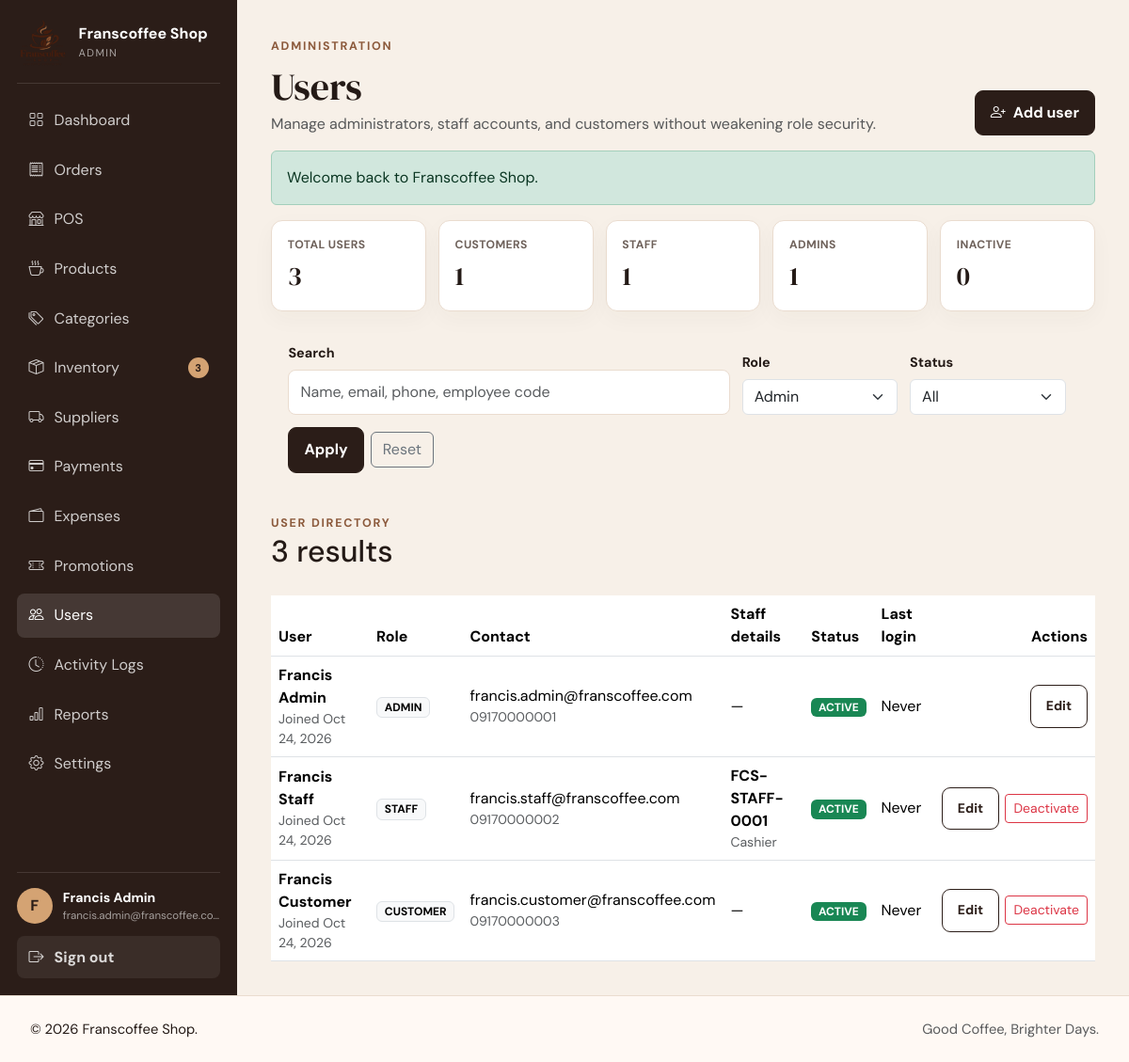
The page /admin/users.php (signed in) on the database its author committed.
### tables this page shows
CREATE TABLE users (
    id BIGINT UNSIGNED AUTO_INCREMENT PRIMARY KEY,
    first_name VARCHAR(80) NOT NULL,
    last_name VARCHAR(80) NOT NULL,
    email VARCHAR(190) NOT NULL UNIQUE,
    phone VARCHAR(30) NULL,
    password_hash VARCHAR(255) NOT NULL,
    role ENUM('ADMIN','STAFF','CUSTOMER') NOT NULL DEFAULT 'CUSTOMER',
    status ENUM('ACTIVE','INACTIVE') NOT NULL DEFAULT 'ACTIVE',
    email_verified_at DATETIME NULL,
    last_login_at DATETIME NULL,
    created_at DATETIME NOT NULL DEFAULT CURRENT_TIMESTAMP,
    updated_at DATETIME NOT NULL DEFAULT CURRENT_TIMESTAMP ON UPDATE CURRENT_TIMESTAMP,
    INDEX idx_users_role_status (role, status)
);

CREATE TABLE staff_profiles (
    id BIGINT UNSIGNED AUTO_INCREMENT PRIMARY KEY,
    user_id BIGINT UNSIGNED NOT NULL UNIQUE,
    employee_code VARCHAR(40) NOT NULL UNIQUE,
    job_title VARCHAR(80) NOT NULL DEFAULT 'Staff',
    created_at DATETIME NOT NULL DEFAULT CURRENT_TIMESTAMP,
    updated_at DATETIME NOT NULL DEFAULT CURRENT_TIMESTAMP ON UPDATE CURRENT_TIMESTAMP,
    CONSTRAINT fk_staff_user FOREIGN KEY (user_id) REFERENCES users(id) ON DELETE CASCADE
);

CREATE TABLE customer_profiles (
    id BIGINT UNSIGNED AUTO_INCREMENT PRIMARY KEY,
    user_id BIGINT UNSIGNED NOT NULL UNIQUE,
    avatar_path VARCHAR(255) NULL,
    preferred_category VARCHAR(80) NULL,
    notifications_enabled TINYINT(1) NOT NULL DEFAULT 1,
    created_at DATETIME NOT NULL DEFAULT CURRENT_TIMESTAMP,
    updated_at DATETIME NOT NULL DEFAULT CURRENT_TIMESTAMP ON UPDATE CURRENT_TIMESTAMP,
    CONSTRAINT fk_customer_user FOREIGN KEY (user_id) REFERENCES users(id) ON DELETE CASCADE
);

### config.php (called while the page is built, shortened)
<?php
return [
    'app' => [
        'name' => 'Franscoffee Shop',
        'tagline' => 'Good Coffee, Brighter Days.',
        'base_url' => 'http://localhost/franscoffee',
        'timezone' => 'Asia/Manila',
        'environment' => 'local',
        'debug' => true,
    ],
    'database' => [
        'host' => '127.0.0.1',
        'port' => '3306',
        'name' => 'franscoffee',
        'username' => 'root',
        'password' => '',
        'charset' => 'utf8mb4',
    ],
    'session' => [
        'name' => 'franscoffee_session',
        'lifetime' => 7200,
    ],
    'auth' => [
        'reset_token_minutes' => 60,
        'max_login_attempts' => 5,
        'login_lock_seconds' => 60,
    ],
];

### includes/bootstrap.php (called while the page is built, shortened)
<?php
$APP_CONFIG = require __DIR__ . '/../config.php';
require_once __DIR__ . '/functions.php';
require_once __DIR__ . '/db.php';
require_once __DIR__ . '/admin.php';

### includes/functions.php (called while the page is built, shortened)
<?php
function app_config(?string $section = null): array
{
    global $APP_CONFIG;
    return $APP_CONFIG[$section] ?? [];
}
function e(?string $value): string
{
    return htmlspecialchars((string) $value, ENT_QUOTES, 'UTF-8');
}
function url(string $path = ''): string
{
    $base = rtrim((string) (app_config('app')['base_url'] ?? ''), '/');
    return $base . '/' . ltrim($path, '/');
}
function flash(string $key, ?string $message = null): ?string
{
    $value = $_SESSION['_flash'][$key] ?? null;
    return $value;
}
function current_user(): ?array
{
    return $_SESSION['user'] ?? null;
}

### includes/db.php (called while the page is built, shortened)
<?php
function db(): PDO
{
    static $pdo = null;
    if ($pdo instanceof PDO) {
        return $pdo;
    }
    $config = app_config('database');
    $dsn = sprintf(
        'mysql:host=%s;port=%s;dbname=%s;charset=%s',
        $config['host'],
        $config['port'],
        $config['name'],
        $config['charset']
    );
    $pdo = new PDO($dsn, $config['username'], $config['password'], [
        PDO::ATTR_ERRMODE => PDO::ERRMODE_EXCEPTION,
        PDO::ATTR_DEFAULT_FETCH_MODE => PDO::FETCH_ASSOC,
        PDO::ATTR_EMULATE_PREPARES => false,
    ]);
    return $pdo;
}

### includes/admin.php (called while the page is built, shortened)
<?php
function admin_user_metrics(): array
{
    $row = db()->query("SELECT COUNT(*) total, SUM(role='ADMIN') admins, SUM(role='STAFF') staff, SUM(role='CUSTOMER') customers, SUM(status='INACTIVE') inactive FROM users")->fetch() ?: [];
    return [
        'total'=>(int)($row['total']??0),
        'admins'=>(int)($row['admins']??0),
        'staff'=>(int)($row['staff']??0),
        'customers'=>(int)($row['customers']??0),
        'inactive'=>(int)($row['inactive']??0),
    ];
}
function admin_users(array $filters=[]): array
{
    $where=['1=1']; $params=[];
    $q=trim((string)($filters['q']??''));
    $role=strtoupper(trim((string)($filters['role']??'ALL')));
    $status=strtoupper(trim((string)($filters['status']??'ALL')));
    $sql="SELECT u.*,sp.employee_code,sp.job_title,cp.notifications_enabled,cp.preferred_category FROM users u LEFT JOIN staff_profiles sp ON sp.user_id=u.id LEFT JOIN customer_profiles cp ON cp.user_id=u.id WHERE ".implode(' AND ',$where)." ORDER BY FIELD(u.role,'ADMIN','STAFF','CUSTOMER'),u.created_at DESC,u.id DESC LIMIT 500";
    $stmt=db()->prepare($sql); $stmt->execute($params); return $stmt->fetchAll();
}

### admin/users.php (the view, shortened to what this page needs)
<?php
require_once __DIR__.'/../includes/bootstrap.php';require_role('ADMIN');
$q=trim((string)($_GET['q']??''));$role=strtoupper(trim((string)($_GET['role']??'ALL')));$status=strtoupper(trim((string)($_GET['status']??'ALL')));$users=admin_users(compact('q','role','status'));$metrics=admin_user_metrics();$success=flash('success');$error=flash('error');$pageTitle='Users';$bodyClass='portal-page';require __DIR__.'/../includes/header.php';
?>
<div class="portal-shell"><?php require __DIR__.'/../includes/sidebar.php';?><main class="portal-main"><header class="portal-page-header"><div><span class="eyebrow">ADMINISTRATION</span><h1 class="mt-2 mb-1">Users</h1><p class="text-muted mb-0">Manage administrators, staff accounts, and customers without weakening role security.</p></div><a class="btn btn-coffee" href="<?=url('admin/user-form.php')?>"><i class="bi bi-person-plus me-2"></i>Add user</a></header>
<?php if($success):?><div class="alert alert-success"><?=e($success)?></div><?php endif;?><?php if($error):?><div class="alert alert-danger"><?=e($error)?></div><?php endif;?>
<section class="admin-metric-grid"><div><span>Total users</span><strong><?=$metrics['total']?></strong></div><div><span>Customers</span><strong><?=$metrics['customers']?></strong></div><div><span>Staff</span><strong><?=$metrics['staff']?></strong></div><div><span>Admins</span><strong><?=$metrics['admins']?></strong></div><div><span>Inactive</span><strong><?=$metrics['inactive']?></strong></div></section>
<section class="portal-card inventory-filter-card"><form method="get" class="admin-user-filter"><div><label class="form-label">Search</label><input class="form-control" name="q" value="<?=e($q)?>" placeholder="Name, email, phone, employee code"></div><div><label class="form-label">Role</label><select class="form-select" name="role"><?php foreach(['ALL','ADMIN','STAFF','CUSTOMER'] as $r):?><option value="<?=$r?>" <?=$role===$r?'selected':''?>><?=ucfirst(strtolower($r))?></option><?php endforeach;?></select></div><div><label class="form-label">Status</label><select class="form-select" name="status"><?php foreach(['ALL','ACTIVE','INACTIVE'] as $s):?><option value="<?=$s?>" <?=$status===$s?'selected':''?>><?=ucfirst(strtolower($s))?></option><?php endforeach;?></select></div><div class="inventory-filter-actions"><button class="btn btn-coffee">Apply</button><a class="btn btn-outline-secondary" href="<?=url('admin/users.php')?>">Reset</a></div></form></section>
<section class="portal-card mt-4"><div class="panel-heading"><div><span class="eyebrow">USER DIRECTORY</span><h2><?=count($users)?> result<?=count($users)===1?'':'s'?></h2></div></div><?php if(!$users):?><div class="empty-state compact"><i class="bi bi-people"></i><h3>No users found</h3><p>Try different filters or create a new account.</p></div><?php else:?><div class="table-responsive"><table class="table align-middle mb-0"><thead><tr><th>User</th><th>Role</th><th>Contact</th><th>Staff details</th><th>Status</th><th>Last login</th><th class="text-end">Actions</th></tr></thead><tbody><?php foreach($users as $u):?><tr><td><strong><?=e($u['first_name'].' '.$u['last_name'])?></strong><small class="d-block text-muted">Joined <?=e(date('M j, Y',strtotime($u['created_at'])))?></small></td><td><span class="badge text-bg-light border"><?=e($u['role'])?></span></td><td><?=e($u['email'])?><small class="d-block text-muted"><?=e($u['phone']?:'No phone')?></small></td><td><?php if($u['role']==='STAFF'):?><strong><?=e($u['employee_code']?:'—')?></strong><small class="d-block text-muted"><?=e($u['job_title']?:'Staff')?></small><?php else:?>—<?php endif;?></td><td><span class="badge <?=$u['status']==='ACTIVE'?'text-bg-success':'text-bg-secondary'?>"><?=e($u['status'])?></span></td><td><?=!empty($u['last_login_at'])?e(date('M j, Y g:i A',strtotime($u['last_login_at']))):'Never'?></td><td class="text-end"><div class="catalog-action-group"><a class="btn btn-sm btn-outline-coffee" href="<?=url('admin/user-form.php?id='.(int)$u['id'])?>">Edit</a><?php if((int)$u['id']!==(int)(current_user()['id']??0)):?><form method="post"><?=csrf_field()?><input type="hidden" name="user_id" value="<?=(int)$u['id']?>"><button class="btn btn-sm <?=$u['status']==='ACTIVE'?'btn-outline-danger':'btn-outline-success'?>" data-confirm="<?=$u['status']==='ACTIVE'?'Deactivate this user? They will no longer be able to sign in.':'Reactivate this user?'?>"><?=$u['status']==='ACTIVE'?'Deactivate':'Activate'?></button></form><?php endif;?></div></td></tr><?php endforeach;?></tbody></table></div><?php endif;?></section></main></div><?php require __DIR__.'/../includes/footer.php';?>

### rows shown on the page
users: first_name+last_name "Francis Admin", created_at "Oct 24, 2026", role "ADMIN", email "francis.admin@franscoffee.com", phone "09170000001", status "ACTIVE", shows "Never"
staff_profiles: user.last_name "Francis Staff", user.created_at "Oct 24, 2026", user.role "STAFF", user.email "francis.staff@franscoffee.com", user.phone "09170000002", employee_code "FCS-STAFF-0001", job_title "Cashier", user.status "ACTIVE", shows "Deactivate"
customer_profiles: user.last_name "Francis Customer", user.created_at "Oct 24, 2026", user.role "CUSTOMER", user.email "francis.customer@franscoffee.com", user.phone "09170000003", user.status "ACTIVE", shows "Deactivate"

### other values the page prints
shop_setting('shop_name','Franscoffee Shop') "Franscoffee Shop"
$role "ADMIN"
$label "Dashboard"
$label "Orders"
$label "POS"
$label "Products"
$label "Categories"
$label "Inventory"
$count "3"
$label "Suppliers"
$label "Payments"
$label "Expenses"
$label "Promotions"
$label "Users"
$label "Activity Logs"
